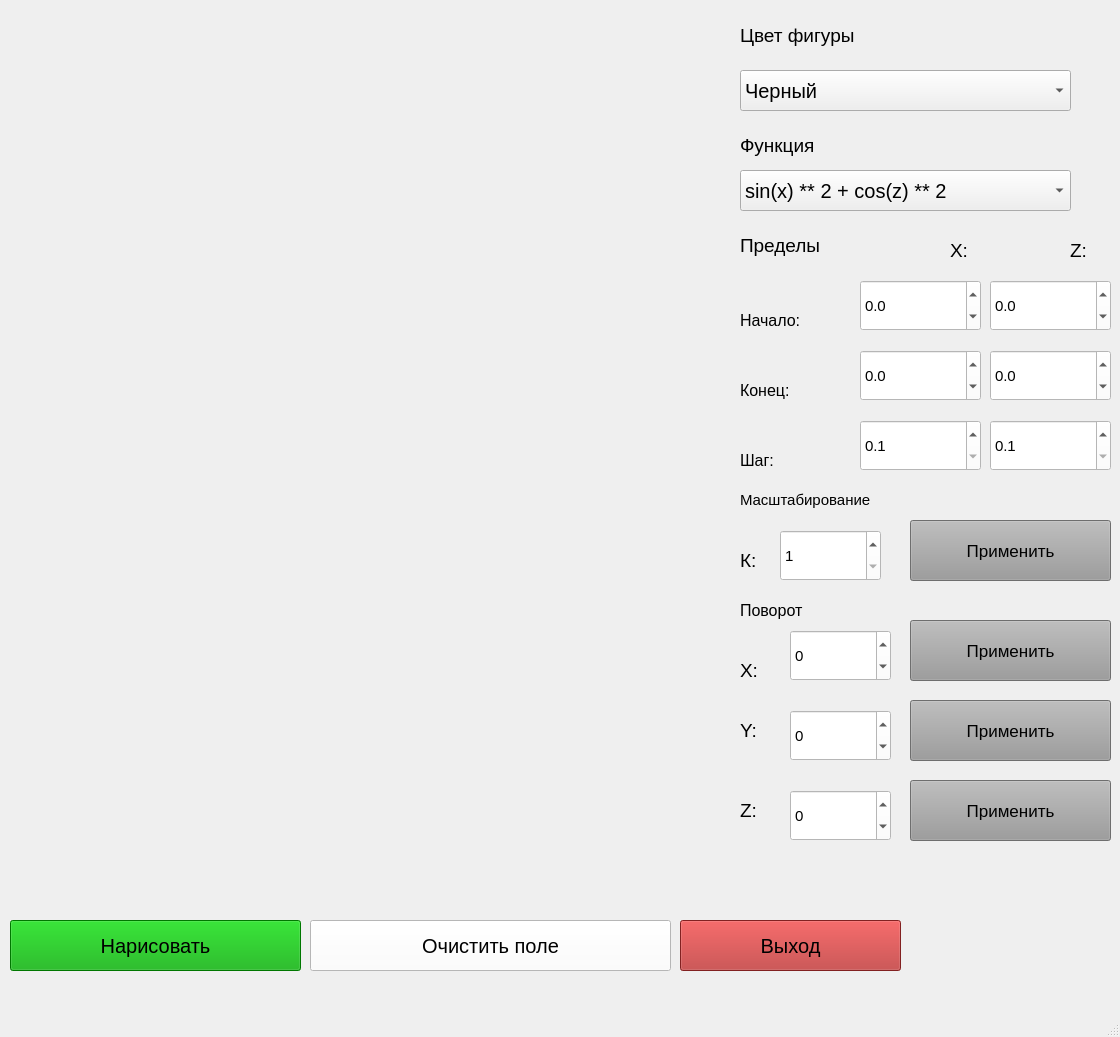
<?xml version="1.0" encoding="UTF-8"?>
<ui version="4.0">
 <class>MainWindow</class>
 <widget class="QMainWindow" name="MainWindow">
  <property name="geometry">
   <rect>
    <x>0</x>
    <y>0</y>
    <width>1120</width>
    <height>1037</height>
   </rect>
  </property>
  <property name="font">
   <font>
    <pointsize>15</pointsize>
   </font>
  </property>
  <property name="windowTitle">
   <string>MainWindow</string>
  </property>
  <widget class="QWidget" name="centralwidget">
   <widget class="QLabel" name="label">
    <property name="geometry">
     <rect>
      <x>740</x>
      <y>20</y>
      <width>241</width>
      <height>31</height>
     </rect>
    </property>
    <property name="font">
     <font>
      <pointsize>14</pointsize>
     </font>
    </property>
    <property name="text">
     <string>Цвет фигуры</string>
    </property>
   </widget>
   <widget class="QLabel" name="label_2">
    <property name="geometry">
     <rect>
      <x>740</x>
      <y>130</y>
      <width>251</width>
      <height>31</height>
     </rect>
    </property>
    <property name="font">
     <font>
      <pointsize>14</pointsize>
     </font>
    </property>
    <property name="text">
     <string>Функция</string>
    </property>
   </widget>
   <widget class="QLabel" name="label_3">
    <property name="geometry">
     <rect>
      <x>740</x>
      <y>230</y>
      <width>161</width>
      <height>31</height>
     </rect>
    </property>
    <property name="font">
     <font>
      <family>Ubuntu</family>
      <pointsize>14</pointsize>
      <weight>50</weight>
      <italic>false</italic>
      <bold>false</bold>
     </font>
    </property>
    <property name="styleSheet">
     <string notr="true">font: 14pt &quot;Ubuntu&quot;;</string>
    </property>
    <property name="text">
     <string>Пределы</string>
    </property>
   </widget>
   <widget class="QLabel" name="label_4">
    <property name="geometry">
     <rect>
      <x>740</x>
      <y>490</y>
      <width>201</width>
      <height>20</height>
     </rect>
    </property>
    <property name="font">
     <font>
      <pointsize>11</pointsize>
     </font>
    </property>
    <property name="text">
     <string>Масштабирование</string>
    </property>
   </widget>
   <widget class="QLabel" name="label_5">
    <property name="geometry">
     <rect>
      <x>740</x>
      <y>600</y>
      <width>101</width>
      <height>20</height>
     </rect>
    </property>
    <property name="font">
     <font>
      <pointsize>12</pointsize>
     </font>
    </property>
    <property name="text">
     <string>Поворот</string>
    </property>
   </widget>
   <widget class="QPushButton" name="draw_button">
    <property name="geometry">
     <rect>
      <x>10</x>
      <y>920</y>
      <width>291</width>
      <height>51</height>
     </rect>
    </property>
    <property name="font">
     <font>
      <pointsize>15</pointsize>
     </font>
    </property>
    <property name="styleSheet">
     <string notr="true">color: rgb(0, 0, 0);
background-color: rgb(0, 166, 0);</string>
    </property>
    <property name="text">
     <string>Нарисовать</string>
    </property>
   </widget>
   <widget class="QPushButton" name="clear_button">
    <property name="geometry">
     <rect>
      <x>310</x>
      <y>920</y>
      <width>361</width>
      <height>51</height>
     </rect>
    </property>
    <property name="font">
     <font>
      <pointsize>15</pointsize>
     </font>
    </property>
    <property name="styleSheet">
     <string notr="true">color: rgb(0, 0, 0);
background-color: rgb(255, 255, 255);</string>
    </property>
    <property name="text">
     <string>Очистить поле</string>
    </property>
   </widget>
   <widget class="QPushButton" name="exit_button">
    <property name="geometry">
     <rect>
      <x>680</x>
      <y>920</y>
      <width>221</width>
      <height>51</height>
     </rect>
    </property>
    <property name="font">
     <font>
      <pointsize>15</pointsize>
     </font>
    </property>
    <property name="styleSheet">
     <string notr="true">background-color: rgb(255, 65, 65);
background-color: rgb(182, 46, 46);
color: rgb(0, 0, 0);</string>
    </property>
    <property name="text">
     <string>Выход</string>
    </property>
   </widget>
   <widget class="QLabel" name="label_12">
    <property name="geometry">
     <rect>
      <x>740</x>
      <y>550</y>
      <width>31</width>
      <height>20</height>
     </rect>
    </property>
    <property name="font">
     <font>
      <pointsize>14</pointsize>
     </font>
    </property>
    <property name="text">
     <string>К:</string>
    </property>
   </widget>
   <widget class="QPushButton" name="scale_button">
    <property name="geometry">
     <rect>
      <x>910</x>
      <y>520</y>
      <width>201</width>
      <height>61</height>
     </rect>
    </property>
    <property name="font">
     <font>
      <pointsize>13</pointsize>
     </font>
    </property>
    <property name="styleSheet">
     <string notr="true">color: rgb(0, 0, 0);
background-color: rgb(154, 154, 154);</string>
    </property>
    <property name="text">
     <string>Применить</string>
    </property>
   </widget>
   <widget class="QLabel" name="label_13">
    <property name="geometry">
     <rect>
      <x>740</x>
      <y>660</y>
      <width>31</width>
      <height>20</height>
     </rect>
    </property>
    <property name="font">
     <font>
      <pointsize>14</pointsize>
     </font>
    </property>
    <property name="text">
     <string>X:</string>
    </property>
   </widget>
   <widget class="QLabel" name="label_14">
    <property name="geometry">
     <rect>
      <x>740</x>
      <y>720</y>
      <width>31</width>
      <height>20</height>
     </rect>
    </property>
    <property name="font">
     <font>
      <pointsize>14</pointsize>
     </font>
    </property>
    <property name="text">
     <string>Y:</string>
    </property>
   </widget>
   <widget class="QLabel" name="label_15">
    <property name="geometry">
     <rect>
      <x>740</x>
      <y>800</y>
      <width>31</width>
      <height>20</height>
     </rect>
    </property>
    <property name="font">
     <font>
      <pointsize>14</pointsize>
     </font>
    </property>
    <property name="text">
     <string>Z:</string>
    </property>
   </widget>
   <widget class="QPushButton" name="rotate_but_x">
    <property name="geometry">
     <rect>
      <x>910</x>
      <y>620</y>
      <width>201</width>
      <height>61</height>
     </rect>
    </property>
    <property name="font">
     <font>
      <pointsize>13</pointsize>
     </font>
    </property>
    <property name="styleSheet">
     <string notr="true">color: rgb(0, 0, 0);
background-color: rgb(154, 154, 154);</string>
    </property>
    <property name="text">
     <string>Применить</string>
    </property>
   </widget>
   <widget class="QPushButton" name="rotate_but_y">
    <property name="geometry">
     <rect>
      <x>910</x>
      <y>700</y>
      <width>201</width>
      <height>61</height>
     </rect>
    </property>
    <property name="font">
     <font>
      <pointsize>13</pointsize>
     </font>
    </property>
    <property name="styleSheet">
     <string notr="true">color: rgb(0, 0, 0);
background-color: rgb(154, 154, 154);</string>
    </property>
    <property name="text">
     <string>Применить</string>
    </property>
   </widget>
   <widget class="QPushButton" name="rotate_but_z">
    <property name="geometry">
     <rect>
      <x>910</x>
      <y>780</y>
      <width>201</width>
      <height>61</height>
     </rect>
    </property>
    <property name="font">
     <font>
      <pointsize>13</pointsize>
     </font>
    </property>
    <property name="styleSheet">
     <string notr="true">color: rgb(0, 0, 0);
background-color: rgb(154, 154, 154);</string>
    </property>
    <property name="text">
     <string>Применить</string>
    </property>
   </widget>
   <widget class="QLabel" name="label_16">
    <property name="geometry">
     <rect>
      <x>950</x>
      <y>240</y>
      <width>31</width>
      <height>20</height>
     </rect>
    </property>
    <property name="font">
     <font>
      <pointsize>14</pointsize>
     </font>
    </property>
    <property name="text">
     <string>X:</string>
    </property>
   </widget>
   <widget class="QLabel" name="label_17">
    <property name="geometry">
     <rect>
      <x>1070</x>
      <y>240</y>
      <width>31</width>
      <height>20</height>
     </rect>
    </property>
    <property name="font">
     <font>
      <pointsize>14</pointsize>
     </font>
    </property>
    <property name="text">
     <string>Z:</string>
    </property>
   </widget>
   <widget class="QLabel" name="label_18">
    <property name="geometry">
     <rect>
      <x>740</x>
      <y>310</y>
      <width>111</width>
      <height>20</height>
     </rect>
    </property>
    <property name="font">
     <font>
      <pointsize>12</pointsize>
     </font>
    </property>
    <property name="text">
     <string>Начало:</string>
    </property>
   </widget>
   <widget class="QLabel" name="label_19">
    <property name="geometry">
     <rect>
      <x>740</x>
      <y>380</y>
      <width>101</width>
      <height>20</height>
     </rect>
    </property>
    <property name="font">
     <font>
      <pointsize>12</pointsize>
     </font>
    </property>
    <property name="text">
     <string>Конец:</string>
    </property>
   </widget>
   <widget class="QLabel" name="label_20">
    <property name="geometry">
     <rect>
      <x>740</x>
      <y>450</y>
      <width>111</width>
      <height>20</height>
     </rect>
    </property>
    <property name="font">
     <font>
      <pointsize>12</pointsize>
     </font>
    </property>
    <property name="text">
     <string>Шаг:</string>
    </property>
   </widget>
   <widget class="QSpinBox" name="scale_k">
    <property name="geometry">
     <rect>
      <x>780</x>
      <y>530</y>
      <width>101</width>
      <height>51</height>
     </rect>
    </property>
    <property name="font">
     <font>
      <pointsize>11</pointsize>
     </font>
    </property>
    <property name="styleSheet">
     <string notr="true">background-color: rgb(255, 255, 255);
color: rgb(0, 0, 0);</string>
    </property>
    <property name="minimum">
     <number>1</number>
    </property>
    <property name="maximum">
     <number>1000</number>
    </property>
   </widget>
   <widget class="QDoubleSpinBox" name="step_x">
    <property name="geometry">
     <rect>
      <x>860</x>
      <y>420</y>
      <width>121</width>
      <height>51</height>
     </rect>
    </property>
    <property name="font">
     <font>
      <pointsize>11</pointsize>
     </font>
    </property>
    <property name="styleSheet">
     <string notr="true">background-color: rgb(255, 255, 255);
color: rgb(0, 0, 0);</string>
    </property>
    <property name="decimals">
     <number>1</number>
    </property>
    <property name="minimum">
     <double>0.100000000000000</double>
    </property>
    <property name="maximum">
     <double>1.000000000000000</double>
    </property>
    <property name="singleStep">
     <double>0.100000000000000</double>
    </property>
   </widget>
   <widget class="QDoubleSpinBox" name="step_z">
    <property name="geometry">
     <rect>
      <x>990</x>
      <y>420</y>
      <width>121</width>
      <height>51</height>
     </rect>
    </property>
    <property name="font">
     <font>
      <pointsize>11</pointsize>
     </font>
    </property>
    <property name="styleSheet">
     <string notr="true">background-color: rgb(255, 255, 255);
color: rgb(0, 0, 0);</string>
    </property>
    <property name="decimals">
     <number>1</number>
    </property>
    <property name="minimum">
     <double>0.100000000000000</double>
    </property>
    <property name="maximum">
     <double>1.000000000000000</double>
    </property>
    <property name="singleStep">
     <double>0.100000000000000</double>
    </property>
   </widget>
   <widget class="QSpinBox" name="angle_x">
    <property name="geometry">
     <rect>
      <x>790</x>
      <y>630</y>
      <width>101</width>
      <height>51</height>
     </rect>
    </property>
    <property name="font">
     <font>
      <pointsize>11</pointsize>
     </font>
    </property>
    <property name="styleSheet">
     <string notr="true">color: rgb(0, 0, 0);
background-color: rgb(255, 255, 255);</string>
    </property>
    <property name="minimum">
     <number>-360</number>
    </property>
    <property name="maximum">
     <number>360</number>
    </property>
   </widget>
   <widget class="QSpinBox" name="angle_y">
    <property name="geometry">
     <rect>
      <x>790</x>
      <y>710</y>
      <width>101</width>
      <height>51</height>
     </rect>
    </property>
    <property name="font">
     <font>
      <pointsize>11</pointsize>
     </font>
    </property>
    <property name="styleSheet">
     <string notr="true">color: rgb(0, 0, 0);
background-color: rgb(255, 255, 255);</string>
    </property>
    <property name="minimum">
     <number>-360</number>
    </property>
    <property name="maximum">
     <number>360</number>
    </property>
   </widget>
   <widget class="QSpinBox" name="angle_z">
    <property name="geometry">
     <rect>
      <x>790</x>
      <y>790</y>
      <width>101</width>
      <height>51</height>
     </rect>
    </property>
    <property name="font">
     <font>
      <pointsize>11</pointsize>
     </font>
    </property>
    <property name="styleSheet">
     <string notr="true">color: rgb(0, 0, 0);
background-color: rgb(255, 255, 255);</string>
    </property>
    <property name="minimum">
     <number>-360</number>
    </property>
    <property name="maximum">
     <number>360</number>
    </property>
   </widget>
   <widget class="QDoubleSpinBox" name="start_x">
    <property name="geometry">
     <rect>
      <x>860</x>
      <y>280</y>
      <width>121</width>
      <height>51</height>
     </rect>
    </property>
    <property name="font">
     <font>
      <pointsize>11</pointsize>
     </font>
    </property>
    <property name="styleSheet">
     <string notr="true">background-color: rgb(255, 255, 255);
color: rgb(0, 0, 0);</string>
    </property>
    <property name="decimals">
     <number>1</number>
    </property>
    <property name="minimum">
     <double>-100.000000000000000</double>
    </property>
    <property name="maximum">
     <double>100.000000000000000</double>
    </property>
    <property name="singleStep">
     <double>0.100000000000000</double>
    </property>
   </widget>
   <widget class="QDoubleSpinBox" name="end_x">
    <property name="geometry">
     <rect>
      <x>860</x>
      <y>350</y>
      <width>121</width>
      <height>51</height>
     </rect>
    </property>
    <property name="font">
     <font>
      <pointsize>11</pointsize>
     </font>
    </property>
    <property name="styleSheet">
     <string notr="true">background-color: rgb(255, 255, 255);
color: rgb(0, 0, 0);</string>
    </property>
    <property name="decimals">
     <number>1</number>
    </property>
    <property name="minimum">
     <double>-100.000000000000000</double>
    </property>
    <property name="maximum">
     <double>100.000000000000000</double>
    </property>
    <property name="singleStep">
     <double>0.100000000000000</double>
    </property>
   </widget>
   <widget class="QDoubleSpinBox" name="start_z">
    <property name="geometry">
     <rect>
      <x>990</x>
      <y>280</y>
      <width>121</width>
      <height>51</height>
     </rect>
    </property>
    <property name="font">
     <font>
      <pointsize>11</pointsize>
     </font>
    </property>
    <property name="styleSheet">
     <string notr="true">background-color: rgb(255, 255, 255);
color: rgb(0, 0, 0);</string>
    </property>
    <property name="decimals">
     <number>1</number>
    </property>
    <property name="minimum">
     <double>-100.000000000000000</double>
    </property>
    <property name="maximum">
     <double>100.000000000000000</double>
    </property>
    <property name="singleStep">
     <double>0.100000000000000</double>
    </property>
   </widget>
   <widget class="QDoubleSpinBox" name="end_z">
    <property name="geometry">
     <rect>
      <x>990</x>
      <y>350</y>
      <width>121</width>
      <height>51</height>
     </rect>
    </property>
    <property name="font">
     <font>
      <pointsize>11</pointsize>
     </font>
    </property>
    <property name="styleSheet">
     <string notr="true">background-color: rgb(255, 255, 255);
color: rgb(0, 0, 0);</string>
    </property>
    <property name="decimals">
     <number>1</number>
    </property>
    <property name="minimum">
     <double>-100.000000000000000</double>
    </property>
    <property name="maximum">
     <double>100.000000000000000</double>
    </property>
    <property name="singleStep">
     <double>0.100000000000000</double>
    </property>
   </widget>
   <widget class="QComboBox" name="colorComboBox">
    <property name="geometry">
     <rect>
      <x>740</x>
      <y>70</y>
      <width>331</width>
      <height>41</height>
     </rect>
    </property>
    <item>
     <property name="text">
      <string>Черный</string>
     </property>
    </item>
    <item>
     <property name="text">
      <string>Белый</string>
     </property>
    </item>
    <item>
     <property name="text">
      <string>Красный</string>
     </property>
    </item>
    <item>
     <property name="text">
      <string>Зеленый</string>
     </property>
    </item>
    <item>
     <property name="text">
      <string>Синий</string>
     </property>
    </item>
    <item>
     <property name="text">
      <string>Желтый</string>
     </property>
    </item>
    <item>
     <property name="text">
      <string>Розовый</string>
     </property>
    </item>
   </widget>
   <widget class="QComboBox" name="funcComboBox">
    <property name="geometry">
     <rect>
      <x>740</x>
      <y>170</y>
      <width>331</width>
      <height>41</height>
     </rect>
    </property>
    <item>
     <property name="text">
      <string>sin(x) ** 2 + cos(z) ** 2</string>
     </property>
    </item>
    <item>
     <property name="text">
      <string>x ** 2 / 20 - z ** 2 / 20</string>
     </property>
    </item>
    <item>
     <property name="text">
      <string>exp(sin(sqrt(x ** 2 + z ** 2)))</string>
     </property>
    </item>
    <item>
     <property name="text">
      <string>x ** 2 / 20 + z ** 2 / 20</string>
     </property>
    </item>
    <item>
     <property name="text">
      <string>x * z / 25</string>
     </property>
    </item>
    <item>
     <property name="text">
      <string>cos(x)</string>
     </property>
    </item>
   </widget>
  </widget>
  <widget class="QMenuBar" name="menubar">
   <property name="geometry">
    <rect>
     <x>0</x>
     <y>0</y>
     <width>1120</width>
     <height>28</height>
    </rect>
   </property>
  </widget>
  <widget class="QStatusBar" name="statusbar"/>
 </widget>
 <resources/>
 <connections/>
</ui>
